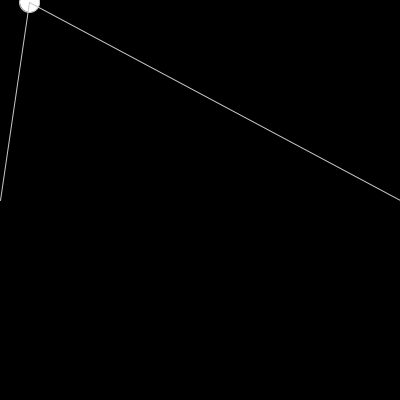
Frame 1 (no input)
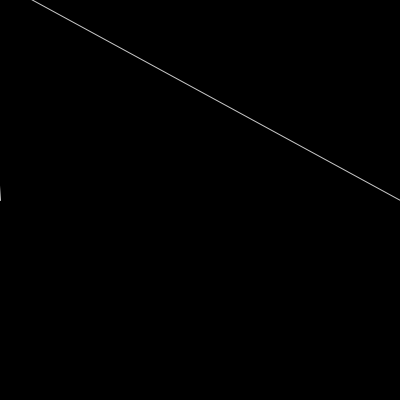
Frame 60 (the mouse pressed at the canvas centre just before this capture)
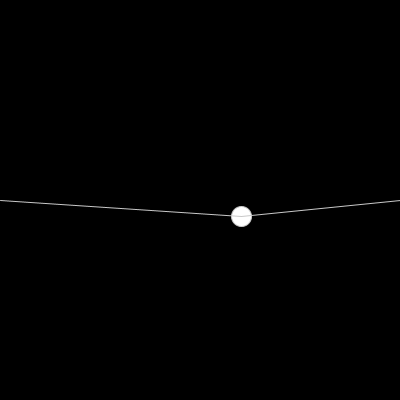
Frame 120 (the mouse held since frame 60 and released just before this capture)

The Processing sketch that drew these frames (run headless with seeded random() and noise(); from frame 60 on, the mouse is pressed at the canvas centre):

// Processing sketch: Ex_6_third_loop
// ── Ex_6_third_loop.pde
// Coding Art Book
// Yu Zhang + Mathias Funk, 2020

PVector position = new PVector();
float energy = 0;
void setup() {
  size(400, 400);
  stroke(200);
}

void draw() {
  // data
  // add distance to energy
  energy = energy + dist(mouseX, mouseY, pmouseX, pmouseY);

  // reduce energy every frame by 2% (100%-98%)
  energy = energy * 0.98;
  float speed = map(energy, 0, 30, 4, 0.5);
  float distance = map(energy, 0, 400, 30, 100);
  position.x = mouseX + cos(radians(frameCount) * speed) * distance;
  position.y = mouseY + sin(radians(frameCount) * speed) * distance;
  // drawing output based on data
  background(0);
  ellipse(position.x, position.y, 20, 20);
  // add two lines
  line(position.x, position.y, 0, height/2);
  line(position.x, position.y, width, height/2);
}
